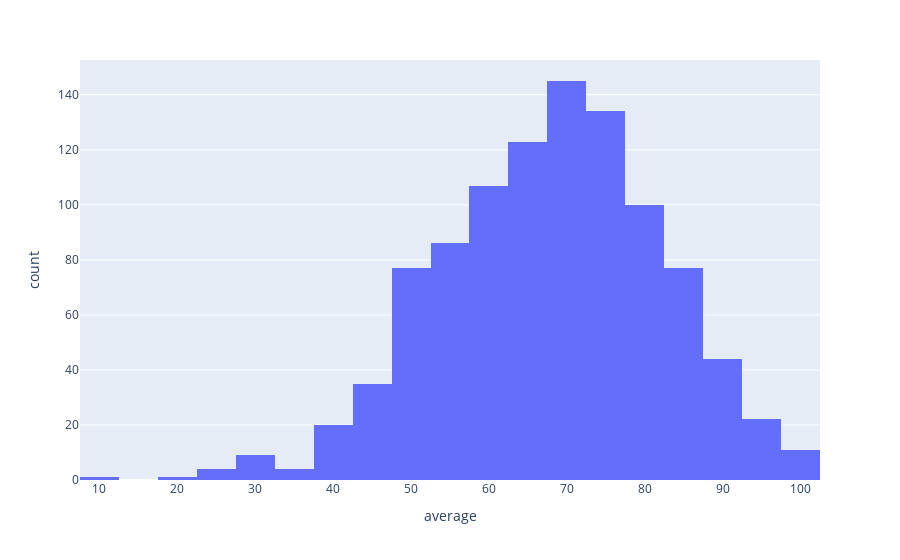

Write notebook code for a chart like this one.
### Markdown cell above
# Data Visualization:-

### Code cell
# Create histogram with average scores using plotly library
fig = px.histogram(df, x='average', nbins=30)
fig.show()

### Figure 1 — Plotly figure (JSON) as saved in the notebook; plotly's stock layout.template omitted (floating-point values rounded to 4 significant figures; data arrays with more than 128 entries replaced by an {"elided": "..."} marker saying what was removed)
{"data": [{"alignmentgroup": "True", "bingroup": "x", "hovertemplate": "average=%{x}<br>count=%{y}<extra></extra>", "legendgroup": "", "marker": {"color": "#636efa", "pattern": {"shape": ""}}, "name": "", "nbinsx": 30, "offsetgroup": "", "orientation": "v", "showlegend": false, "type": "histogram", "x": {"elided": "1000 float values"}, "xaxis": "x", "yaxis": "y"}], "layout": {"barmode": "relative", "legend": {"tracegroupgap": 0}, "margin": {"t": 60}, "xaxis": {"anchor": "y", "domain": [0, 1], "title": {"text": "average"}}, "yaxis": {"anchor": "x", "domain": [0, 1], "title": {"text": "count"}}}}
